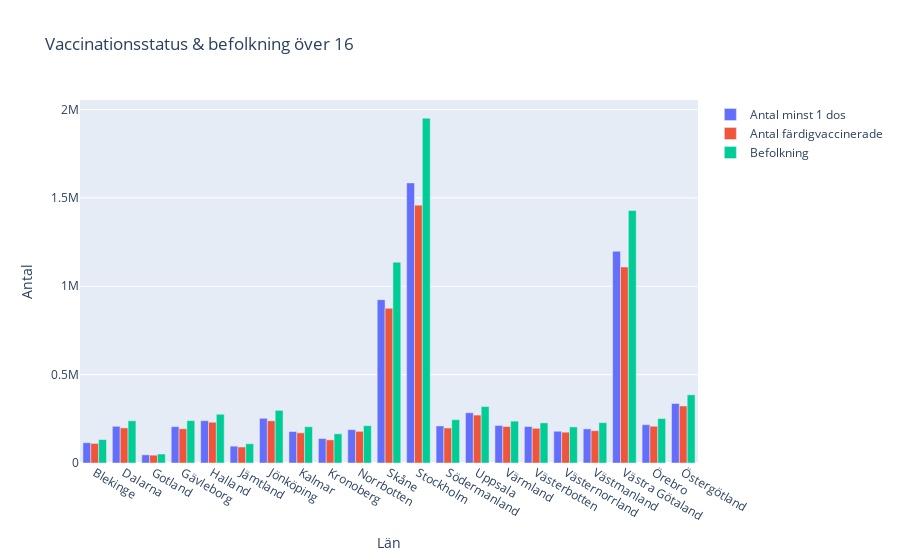

The notebook cell saved with this chart:
### Code cell
fig = px.bar(df3, x = "Län_namn", y = ["Antal minst 1 dos", "Antal färdigvaccinerade",
                "Befolkning"], labels = {'value': 'Antal', 'Län_namn': 'Län'}, 
                title = "Vaccinationsstatus & befolkning över 16", 
                )
fig.update_layout(barmode = 'group',
                legend_title = None)
fig.show()

### Figure 1 — Plotly figure (JSON) as saved in the notebook; plotly's stock layout.template omitted (floating-point values rounded to 4 significant figures)
{"data": [{"alignmentgroup": "True", "hovertemplate": "variable=Antal minst 1 dos<br>Län=%{x}<br>Antal=%{y}<extra></extra>", "legendgroup": "Antal minst 1 dos", "marker": {"color": "#636efa", "pattern": {"shape": ""}}, "name": "Antal minst 1 dos", "offsetgroup": "Antal minst 1 dos", "orientation": "v", "showlegend": true, "textposition": "auto", "type": "bar", "x": ["Blekinge", "Dalarna", "Gotland", "Gävleborg", "Halland", "Jämtland", "Jönköping", "Kalmar", "Kronoberg", "Norrbotten", "Skåne", "Stockholm", "Södermanland", "Uppsala", "Värmland", "Västerbotten", "Västernorrland", "Västmanland", "Västra Götaland", "Örebro", "Östergötland"], "xaxis": "x", "y": [114711, 207596, 46143, 205563, 239400, 95357, 252915, 178030, 138254, 188604, 924401, 1584895, 209702, 284138, 212359, 206223, 179601, 193000, 1198310, 216725, 336692], "yaxis": "y"}, {"alignmentgroup": "True", "hovertemplate": "variable=Antal färdigvaccinerade<br>Län=%{x}<br>Antal=%{y}<extra></extra>", "legendgroup": "Antal färdigvaccinerade", "marker": {"color": "#EF553B", "pattern": {"shape": ""}}, "name": "Antal färdigvaccinerade", "offsetgroup": "Antal färdigvaccinerade", "orientation": "v", "showlegend": true, "textposition": "auto", "type": "bar", "x": ["Blekinge", "Dalarna", "Gotland", "Gävleborg", "Halland", "Jämtland", "Jönköping", "Kalmar", "Kronoberg", "Norrbotten", "Skåne", "Stockholm", "Södermanland", "Uppsala", "Värmland", "Västerbotten", "Västernorrland", "Västmanland", "Västra Götaland", "Örebro", "Östergötland"], "xaxis": "x", "y": [110497, 198688, 44359, 193853, 230634, 90406, 238710, 170670, 130930, 179118, 875634, 1459095, 198260, 271144, 206427, 196346, 174331, 182788, 1108998, 207926, 322632], "yaxis": "y"}, {"alignmentgroup": "True", "hovertemplate": "variable=Befolkning<br>Län=%{x}<br>Antal=%{y}<extra></extra>", "legendgroup": "Befolkning", "marker": {"color": "#00cc96", "pattern": {"shape": ""}}, "name": "Befolkning", "offsetgroup": "Befolkning", "orientation": "v", "showlegend": true, "textposition": "auto", "type": "bar", "x": ["Blekinge", "Dalarna", "Gotland", "Gävleborg", "Halland", "Jämtland", "Jönköping", "Kalmar", "Kronoberg", "Norrbotten", "Skåne", "Stockholm", "Södermanland", "Uppsala", "Värmland", "Västerbotten", "Västernorrland", "Västmanland", "Västra Götaland", "Örebro", "Östergötland"], "xaxis": "x", "y": [132463, 238920, 50863, 239812, 275840, 108953, 298157, 205281, 165291, 211129, 1136603, 1951266, 244962, 319391, 236675, 227145, 204091, 228378, 1428628, 251671, 385978], "yaxis": "y"}], "layout": {"barmode": "group", "legend": {"title": {}, "tracegroupgap": 0}, "title": {"text": "Vaccinationsstatus & befolkning över 16"}, "xaxis": {"anchor": "y", "domain": [0, 1], "title": {"text": "Län"}}, "yaxis": {"anchor": "x", "domain": [0, 1], "title": {"text": "Antal"}}}}
